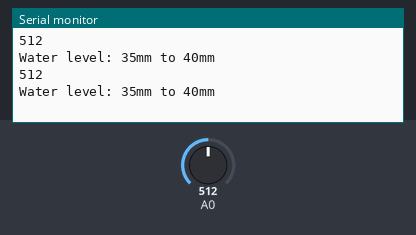
This sketch was run on a simulated Arduino Uno, built with avr-gcc and run on an emulated ATmega328P. Shown: the last lines printed to the serial monitor. The test bench sets the inputs (shaded band); at power-on: A0 = 512.

Above: at 5.8 s.
5.9 s: A0 set to 12
At 11.5 s:
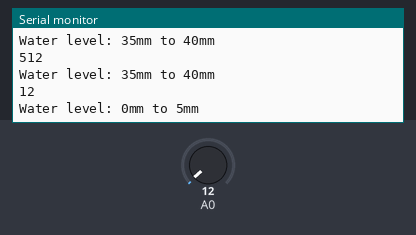
11.9 s: A0 set to 9
At 16.5 s:
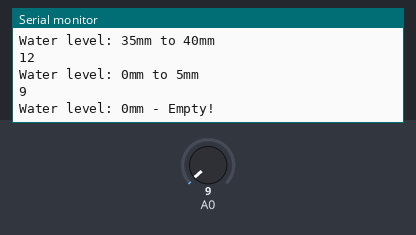
Timing chart, 0 to 18.0 s (numbered marks = the images above; inputs shaded):
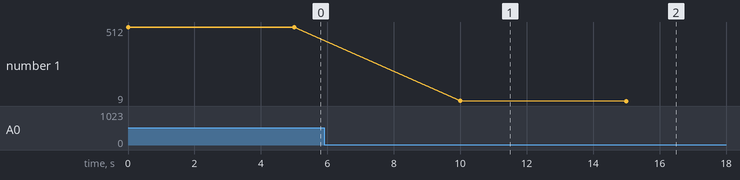

Measured:
- the behaviour switches between 11 and 10 on A0 (found by bisection; images 1 and 2)
- after the input at 5.9 s, the serial monitor: prints a new line after 4.1 s (image 1)
- after the input at 11.9 s, the serial monitor: prints a new line after 3.1 s (image 2)
- plotted number 1: 512 → 12 after the input at 5.9 s, 12 → 9 after the input at 11.9 s

The sketch:

Test_Water_Level.ino
```cpp
/* Arduino Tutorial - Watel Level Sensor 40mm
 *  Per quello del kit Elegoo MAX 320 di output
 *  Quindi: 80 = 1 cm e 320 = 4cm
   More info: */

const int read = A0; //Sensor AO pin to Arduino pin A0
int value;          //Variable to store the incomming data

void setup()
{
  //Begin serial communication
  Serial.begin(9600);

}

void loop()
{
  value = analogRead(A0); //Read data from analog pin and store it to value variable
  Serial.println(value);
  if (value<=10){
    Serial.println("Water level: 0mm - Empty!");
  }
  else if (value>10 && value<=40){
    Serial.println("Water level: 0mm to 5mm");
  }
  else if (value>40 && value<=80){
    Serial.println("Water level: 5mm to 10mm");
  }
  else if (value>81 && value<=120){
    Serial.println("Water level: 10mm to 15mm");
  }
  else if (value>121 && value<=160){
    Serial.println("Water level: 15mm to 20mm");
  }
  else if (value>161 && value<=180){
    Serial.println("Water level: 20mm to 25mm");
  }
  else if (value>181 && value<=240){
    Serial.println("Water level: 25mm to 30mm");
  }
  else if (value>241 && value<=280){
    Serial.println("Water level: 30mm to 35mm");
  }
  else if (value>282){
    Serial.println("Water level: 35mm to 40mm");
  }
  else if (value>310){
    Serial.println("Water level: MAX LEVEL, THE TANK IS FULL");
  }

  delay(5000); // Check for new value every 5 sec
}
```
